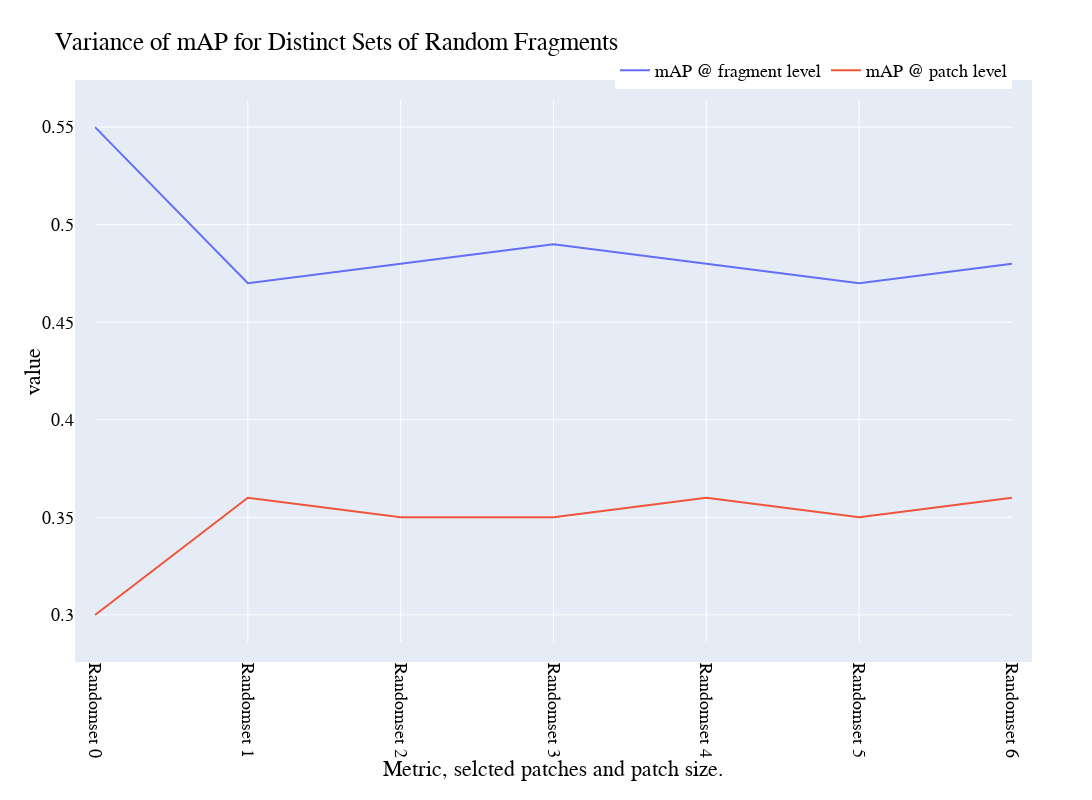

The cell this chart's notebook holds for it:
### Code cell
fig = px.line(df,
              x="dataset",
              y="value",
              color='type',
            title='Variance of mAP for Distinct Sets of Random Fragments',
                 width=1200, height=800)


fig.update_layout( margin=dict(
        pad=20
    ),
       xaxis = dict(
           title = 'Metric, selcted patches and patch size.',
           tickangle = 90,
        tickmode = 'array',
    tickvals = [0, 1, 2, 3, 4, 5, 6],
        ticktext = ['Randomset 0',
                    'Randomset 1',
                    'Randomset 2',
                    'Randomset 3',
                    'Randomset 4',
                    'Randomset 5',
                    'Randomset 6']
    ),    
    font=dict(family="Serif",size=18,color='black'),
  legend=dict(title='', orientation="h",
    yanchor="bottom",
    y=1.02,
    xanchor="right",
    x=1))
fig.write_image("images/var_map.pdf")    
fig.show()

### Figure 1 — Plotly figure (JSON) as saved in the notebook; plotly's stock layout.template omitted (floating-point values rounded to 4 significant figures)
{"data": [{"hovertemplate": "type=mAP @ fragment level<br>dataset=%{x}<br>value=%{y}<extra></extra>", "legendgroup": "mAP @ fragment level", "line": {"color": "#636efa", "dash": "solid"}, "marker": {"symbol": "circle"}, "mode": "lines", "name": "mAP @ fragment level", "orientation": "v", "showlegend": true, "type": "scatter", "x": ["7_baseline_big_big_0", "7_baseline_big_big_1", "7_baseline_big_big_2", "7_baseline_big_big_3", "7_baseline_big_big_4", "7_baseline_big_big_5", "7_baseline_big_big_6", "7_baseline_big_big_6"], "xaxis": "x", "y": [0.55, 0.47, 0.48, 0.49, 0.48, 0.47, 0.48, 0.48], "yaxis": "y"}, {"hovertemplate": "type=mAP @ patch level<br>dataset=%{x}<br>value=%{y}<extra></extra>", "legendgroup": "mAP @ patch level", "line": {"color": "#EF553B", "dash": "solid"}, "marker": {"symbol": "circle"}, "mode": "lines", "name": "mAP @ patch level", "orientation": "v", "showlegend": true, "type": "scatter", "x": ["7_baseline_big_big_0", "7_baseline_big_big_1", "7_baseline_big_big_2", "7_baseline_big_big_3", "7_baseline_big_big_4", "7_baseline_big_big_5", "7_baseline_big_big_6", "7_baseline_big_big_6"], "xaxis": "x", "y": [0.3, 0.36, 0.35, 0.35, 0.36, 0.35, 0.36, 0.36], "yaxis": "y"}], "layout": {"font": {"color": "black", "family": "Serif", "size": 18}, "height": 800, "legend": {"orientation": "h", "title": {"text": ""}, "tracegroupgap": 0, "x": 1, "xanchor": "right", "y": 1.02, "yanchor": "bottom"}, "margin": {"pad": 20}, "title": {"text": "Variance of mAP for Distinct Sets of Random Fragments"}, "width": 1200, "xaxis": {"anchor": "y", "autorange": true, "domain": [0, 1], "range": [0, 6], "tickangle": 90, "tickmode": "array", "ticktext": ["Randomset 0", "Randomset 1", "Randomset 2", "Randomset 3", "Randomset 4", "Randomset 5", "Randomset 6"], "tickvals": [0, 1, 2, 3, 4, 5, 6], "title": {"text": "Metric, selcted patches and patch size."}, "type": "category"}, "yaxis": {"anchor": "x", "autorange": true, "domain": [0, 1], "range": [0.2861, 0.5639], "title": {"text": "value"}, "type": "linear"}}}
